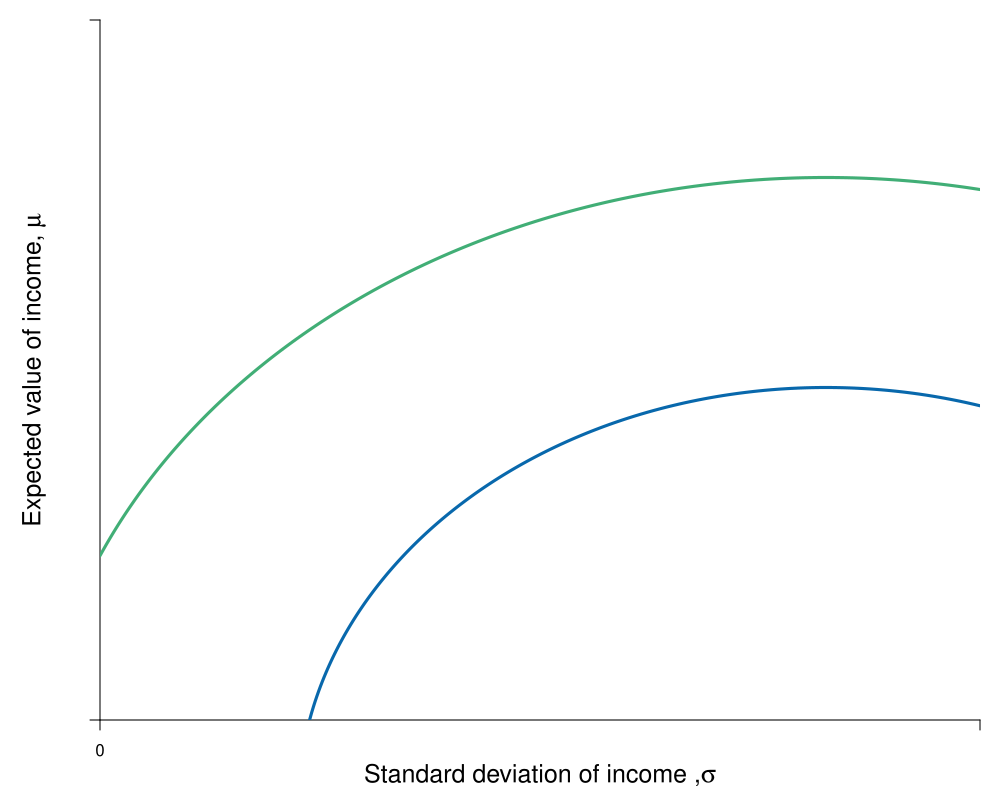

The R source for this figure:
#Graph Designer: Simon Halliday & Scott Cohn
#Authors: Bowles, Foley and Halliday
#Title: Coordination, Conflict and Competition: A Text in Microeconomics

library(shape)
pdf(file = "capitalism/workerwage_pref_riskaversion.pdf", width = 10, height = 8)


# Set parameters for graphics
axislabelsize <- 1.5
labelsize <- 1.1
graphlinewidth <- 3
segmentlinewidth <- 2

COL <- c("#7fc97f", "#beaed4", "#fdc086", "#ffff99", "#386cb0", "#f0027f", "#bf5b17", "#666666")
COLA <- c("#e0f3db", "#99d8c9","#66c2a4","#41ae76", "#238b45", "#005824")
COLB <- c("#c6dbef", "#4eb3d3", "#2b8cbe", "#0868ac","#084081")
COLC <- c("#fcfbfd", "#efedf5", "#dadaeb", "#bcbddc", "#9e9ac8", "#807dba", "#6a51a3", "#54278f", "#3f007d")

par(mar =  c(4, 5, 1, 1))


pref <- function(stdev = xx1, r, k = 16.5, h = - 2.5){
  sqrt( -k^2 + 2*k*stdev + r^2 - stdev^2) + h
}

# Add limits on axes and levels of utility for each indifference curve
ylims <- c(0, 20)
xlims <- c(0, 20)

npts <- 501 
x <- seq(xlims[1], xlims[2], length.out = npts)
y <- seq(ylims[1], ylims[2], length.out = npts) 

plot(0, 0, xlim = xlims, ylim = ylims, type = "n",
     xlab = expression(paste("")),
     ylab = expression(paste("")), 
     xaxt = "n", 
     yaxt = "n", 
     cex.lab = axislabelsize, 
     bty = "n", 
     xaxs="i", 
     yaxs="i"
)

ticksx <- c(xlims[1], xlims[2])
xlabels <- c(0, NA)
#expression(paste(Delta))

ticksy <- c(ylims[1], ylims[2])
ylabels <- c(NA, NA)
#expression(paste("y"))

axis(1,at = ticksx,  pos = 0, labels = xlabels)
axis(2,at = ticksy,  pos = 0, labels = ylabels, las = 1)

npts <- 500 
xx1 <- seq(xlims[1], xlims[2], length.out = npts)
xx2 <- seq(0, xlims[2], length.out = npts)

# Axis labels and draw linear utility function
mtext(expression(paste("Standard deviation of income ,", sigma)), side = 1, line = 2.5, cex = axislabelsize)
text(-1.5, 0.5*ylims[2], expression(paste("Expected value of income, ", mu)), xpd = TRUE, cex = axislabelsize, srt = 90) 


# Lines 
lines(xx1, pref(r = 12), col = COLB[4], lty = 1, lwd = graphlinewidth)
lines(xx1, pref(r = 18), col = COLA[4], lty = 1, lwd = graphlinewidth)


# Labels
# Segments


# Points


dev.off()
